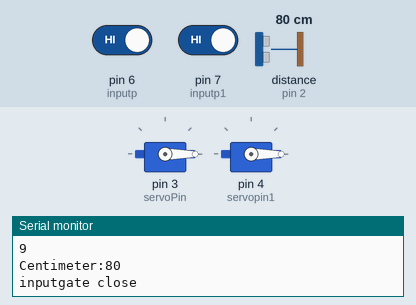
This sketch was run on a simulated Arduino Uno, built with avr-gcc and run on an emulated ATmega328P. On the bench: 2 × servo, the last lines printed to the serial monitor. Inputs (shaded band) come from the test bench; at power-on: pin 6 (inputp) HIGH, pin 7 (inputp1) HIGH, distance to the obstacle (sensor on pin 2) 80 cm. The echo pulse lasts 58.3 µs per cm.

Above: at 2.8 s.
2.9 s: pin 6 (inputp) driven LOW
At 4.5 s:
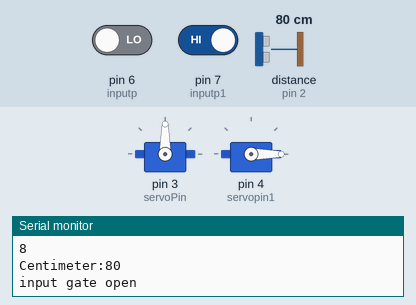
5.6 s: pin 7 (inputp1) driven LOW
At 8.4 s:
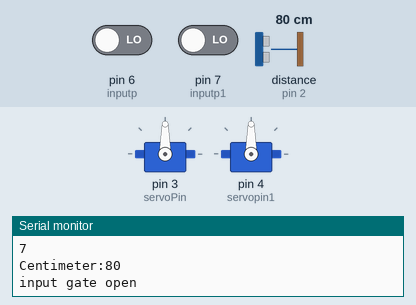
13.5 s: pin 6 (inputp) driven HIGH
At 15.3 s:
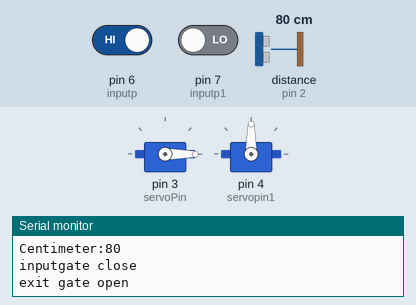
16.2 s: pin 7 (inputp1) driven HIGH
At 18.0 s:
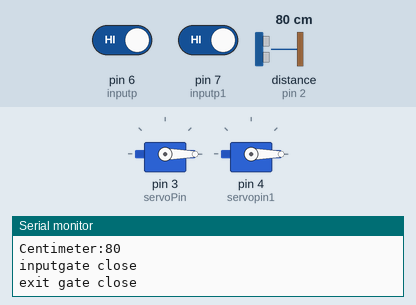
Timing chart, 0 to 19.5 s (numbered marks = the images above; inputs shaded):
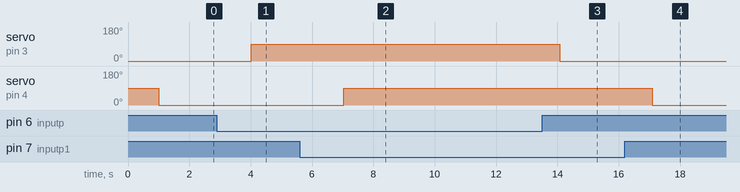

Measured:
- after the input at 2.9 s, servo on pin 3 (servoPin): 0° → 90° after 1.1 s
- after the input at 5.6 s, servo on pin 4 (servopin1): 0° → 90° after 1.4 s
- after the input at 13.5 s, servo on pin 3 (servoPin): 90° → 0° after 0.58 s
- after the input at 16.2 s, servo on pin 4 (servopin1): 90° → 0° after 0.89 s

The sketch:

prgm1.ino
```cpp
#include <Servo.h>

// Declare the Servo pin
int servoPin =3 ;
int servopin1=4 ;
int inputp=6;
int inputp1=7;
int TRIG=1;
int ECHO=2;
int Empty;
int allSpace=10;
int countYes=0;
long distance,duration;
// Create a servo object
Servo Servo1;
Servo Servo2;

void setup() {
  // put your setup code here, to run once:
pinMode(inputp, INPUT);
Serial.begin(9600);
 Servo1.attach(servoPin);
 Servo2.attach(servopin1);
 pinMode(TRIG,OUTPUT);
 pinMode(ECHO,INPUT);
}
void loop() {
  while(1)
  {
  digitalWrite(TRIG,LOW);
  delayMicroseconds(2);
  digitalWrite(TRIG,HIGH);
  delayMicroseconds(10);
  digitalWrite(TRIG,LOW);
  duration=pulseIn(ECHO,HIGH);
  distance=(duration/2)/29;
  Serial.print("Centimeter:");
  Serial.println(distance);
  int irdetect=digitalRead(inputp);
  if (irdetect==0)
  {
    Servo1.write(90);
    Serial.print("input gate open");
    Serial.println("\n");
    delay(1000);


  }
  else
  {
  Servo1.write(0);
  Serial.print("inputgate close");
  Serial.println("\n");
    delay(1000);
  }
  int irdetect1=digitalRead(inputp1);
  if (irdetect1==0)
  {
    Servo2.write(90);
    Serial.print("exit gate open");
    Serial.println("\n");
    delay(1000);

    countYes=countYes-1;
    Empty=allSpace-countYes;

  }
  else
  {
  Servo2.write(0);
  Serial.print("exit gate close");
  Serial.println("\n");
    delay(1000);
  }
  if(distance<100)
  {
    Serial.println("slotisoccupied: ");
    Serial.println("\n");
    countYes=countYes+1;
    Empty=allSpace-countYes;

  }
 else if(distance>100)
  {
    Serial.println("slotisnotoccupied:");
    Serial.println("\t");
    //countYes=countYes-1;
    //Empty=allSpace-countYes;
  //delay(1000);
  }
  Serial.print("available_Slots");
  Serial.println("\t");
  Serial.println(Empty);
  //delay(1000);
  }
}
```
